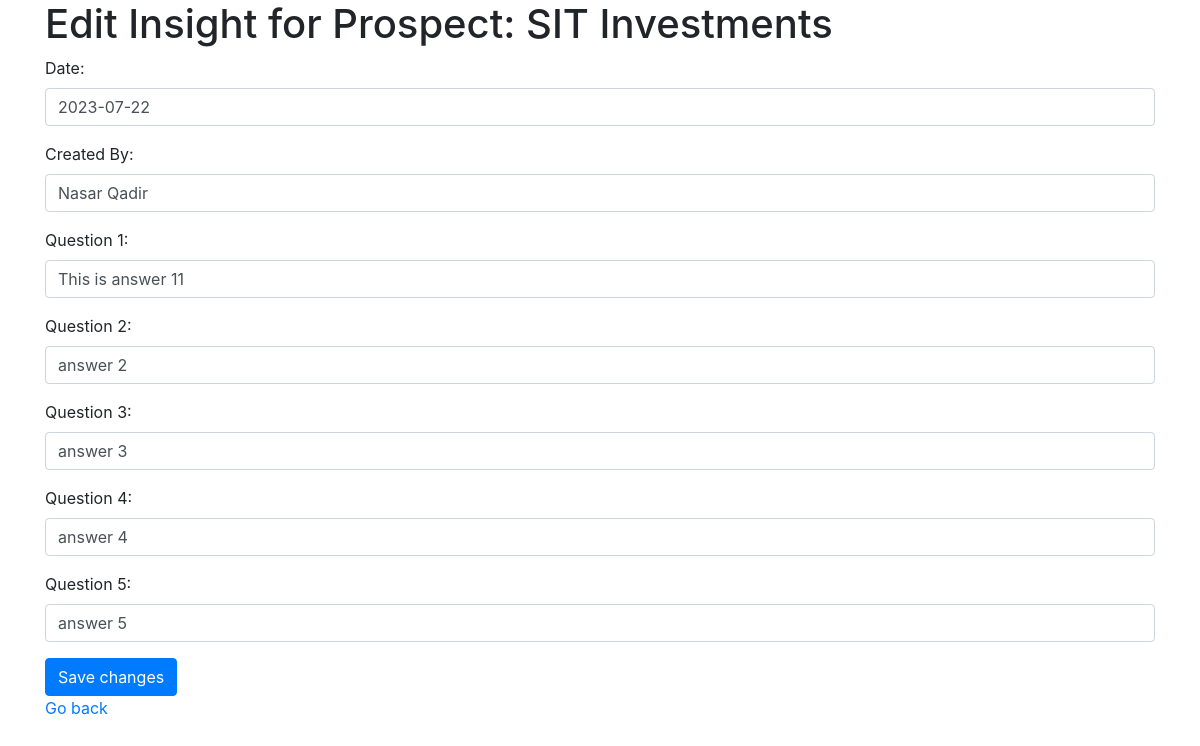
The app's page /prospect/1/edit_insight/1 with its own data.
### app.py (models this page shows, shortened)
class Prospect(db.Model):
    id = db.Column(db.Integer, primary_key=True)
    name = db.Column(db.String(80), unique=True, nullable=False)
    date = db.Column(db.String(80), nullable=False)
    prospect_type = db.Column(db.String(80), nullable=False)
    insight = db.relationship('Insight', backref='prospect', uselist=False, cascade="all, delete-orphan")
    notes = db.relationship('Note', backref='prospect', cascade="all, delete-orphan")

class Insight(db.Model):
    id = db.Column(db.Integer, primary_key=True)
    date = db.Column(db.String(80), nullable=False)
    question1 = db.Column(db.String(200), nullable=False)
    question2 = db.Column(db.String(200), nullable=False)
    question3 = db.Column(db.String(200), nullable=False)
    question4 = db.Column(db.String(200), nullable=False)
    question5 = db.Column(db.String(200), nullable=False)
    creator_name = db.Column(db.String(80), nullable=False)
    prospect_id = db.Column(db.Integer, db.ForeignKey('prospect.id'), nullable=False)

### app.py (the view)
@app.route('/prospect/<int:prospect_id>/edit_insight/<int:insight_id>', methods=['GET', 'POST'])
def edit_insight(prospect_id, insight_id):
    search_form = SearchForm()
    prospect = Prospect.query.get(prospect_id)
    insight = Insight.query.get(insight_id)
    if not prospect or not insight:
        abort(404)  # Not found
    form = InsightForm(obj=insight)
    if form.validate_on_submit():
        form.populate_obj(insight)
        db.session.commit()
        flash('Insight has been updated.')
        return redirect(url_for('prospect', prospect_id=prospect.id))
    return render_template('edit_insight.html', form=form, search_form=search_form,prospect=prospect)

### app.py
class SearchForm(FlaskForm):
    query = StringField('Search', render_kw={"placeholder": "Search"})
    submit = SubmitField('Go')

class InsightForm(FlaskForm):
    date = StringField('Date', validators=[DataRequired()], default=datetime.utcnow().date().isoformat())
    question1 = StringField('Question 1', validators=[DataRequired()])
    question2 = StringField('Question 2', validators=[DataRequired()])
    question3 = StringField('Question 3', validators=[DataRequired()])
    question4 = StringField('Question 4', validators=[DataRequired()])
    question5 = StringField('Question 5', validators=[DataRequired()])
    creator_name = StringField('Creator Name', validators=[DataRequired()])
    submit = SubmitField('Save')
    complete = SubmitField('Mark as Complete')

### app.py (called while the page is built)
@app.context_processor
def inject_search_form():
    return {'search_form': SearchForm()}

### templates/edit_insight.html (shortened to what this page needs)
<!DOCTYPE html>
<html lang="en">
<head>
    <link rel="stylesheet" href="https://stackpath.bootstrapcdn.com/bootstrap/4.3.1/css/bootstrap.min.css">
</head>
<body>
    <div class="container">
        <h1>Edit Insight for Prospect: {{ prospect.name }}</h1>
        <form method="POST">
            <div class="form-group">
                <label for="date">Date:</label>
                {{ form.date(class="form-control") }}
            </div>
            <div class="form-group">
                <label for="creator_name">Created By:</label>
                {{ form.creator_name(class="form-control") }}
            </div>
            <div class="form-group">
                <label for="question1">Question 1:</label>
                {{ form.question1(class="form-control") }}
            </div>
            <div class="form-group">
                <label for="question2">Question 2:</label>
                {{ form.question2(class="form-control") }}
            </div>
            <div class="form-group">
                <label for="question3">Question 3:</label>
                {{ form.question3(class="form-control") }}
            </div>
            <div class="form-group">
                <label for="question4">Question 4:</label>
                {{ form.question4(class="form-control") }}
            </div>
            <div class="form-group">
                <label for="question5">Question 5:</label>
                {{ form.question5(class="form-control") }}
            </div>
            <input type="submit" value="Save changes" class="btn btn-primary"/>
        </form>
        <a href="{{ url_for('prospect', prospect_id=prospect.id) }}">Go back</a>
    </div>
</body>
</html>

### records on screen
Prospect: name "SIT Investments"
Insight: date "2023-07-22", creator_name "Nasar Qadir", question1 "This is answer 11", question2 "answer 2", question3 "answer 3", question4 "answer 4", question5 "answer 5"
